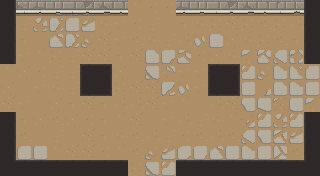

A level layout from a 2D game, rendered from its tile map. Below: a short description, then the map file with its tile-grid data intact:
An orthogonal 20x11 tile map with 16x16 px tiles, 6 tile layers (ground, dressing, decor, walls, ...), 3 tilesets and 12 objects (6x PROP, 5x ENTRY, CHEST).

<map version="1.10" tiledversion="1.10.2" orientation="orthogonal" renderorder="right-down" width="20" height="11" tilewidth="16" tileheight="16" infinite="0" nextlayerid="8" nextobjectid="13">
 <tileset firstgid="1" name="wall" tilewidth="16" tileheight="16" tilecount="176" columns="11">
  <image source="../../../gfx/tiles/crypt/walls_floor.png" width="176" height="256" />
 </tileset>
 <tileset firstgid="177" name="slabs" tilewidth="16" tileheight="16" tilecount="207" columns="9">
  <image source="../../../gfx/tiles/crypt/slabs.png" width="144" height="368" />
 </tileset>
 <tileset firstgid="384" name="objects" tilewidth="16" tileheight="16" tilecount="384" columns="24">
  <image source="../../../gfx/tiles/crypt/objects.png" width="384" height="256" />
 </tileset>
 <layer id="1" name="ground" width="20" height="11">
  <data encoding="csv">
374,379,153,335,380,366,156,163,161,160,160,157,162,157,164,163,156,158,162,157,
380,156,363,366,340,376,152,164,160,156,162,153,152,157,163,157,159,157,151,159,
331,153,162,361,371,373,163,164,159,152,156,151,367,339,158,152,157,159,153,156,
156,164,161,157,156,163,163,153,163,341,342,362,160,158,152,372,353,369,383,364,
161,158,160,156,156,151,153,158,162,348,365,164,164,160,163,368,373,343,375,344,
158,162,164,152,156,156,163,157,163,163,380,367,164,160,164,345,381,341,343,345,
163,164,162,158,153,163,153,151,151,163,164,161,162,151,163,359,335,364,338,372,
156,153,158,159,158,160,153,161,163,162,164,151,156,152,161,374,368,363,368,353,
153,159,162,156,162,163,153,152,159,151,156,160,159,151,159,369,359,356,376,334,
164,340,334,161,163,163,160,161,159,373,376,347,337,361,334,343,345,352,159,157,
377,378,159,162,161,164,158,163,157,348,368,371,352,344,367,369,358,358,158,157
</data>
 </layer>
 <layer id="2" name="dressing" width="20" height="11">
  <data encoding="csv">
0,0,0,0,0,0,0,0,0,0,0,0,0,0,0,0,0,0,0,0,
0,0,0,0,0,0,0,0,0,0,0,0,0,0,0,0,0,0,0,0,
0,0,0,0,0,0,0,0,0,0,0,0,0,0,0,0,0,0,0,0,
0,0,0,0,0,0,0,0,0,0,0,0,0,0,0,0,0,0,0,0,
0,0,0,0,0,0,0,0,0,0,0,0,0,0,0,0,0,0,0,0,
0,0,0,0,0,0,0,0,0,0,0,0,0,0,0,0,0,0,0,0,
0,0,0,0,0,0,0,0,0,0,0,0,0,0,0,0,0,0,0,0,
0,0,0,0,0,0,0,0,0,0,0,0,0,0,0,0,0,0,0,0,
0,0,0,0,0,0,0,0,0,0,0,0,0,0,0,0,0,0,0,0,
0,0,0,0,0,0,0,0,0,0,0,0,0,0,0,0,0,0,0,0,
0,0,0,0,0,0,0,0,0,0,0,0,0,0,0,0,0,0,0,0
</data>
 </layer>
 <layer id="3" name="decor" width="20" height="11">
  <data encoding="csv">
0,0,0,0,0,0,0,0,0,0,0,0,0,0,0,0,0,0,0,0,
0,0,0,0,0,0,0,0,0,0,0,0,0,0,0,0,0,0,0,0,
0,0,0,0,0,0,0,0,0,0,0,0,0,0,0,0,0,0,0,0,
0,0,0,0,0,0,0,0,0,0,0,0,0,0,0,0,0,0,0,0,
0,0,0,0,0,0,0,0,0,0,0,0,0,0,0,0,0,0,0,0,
0,0,0,0,0,0,0,0,0,0,0,0,0,0,0,0,0,0,0,0,
0,0,0,0,0,0,0,0,0,0,0,0,0,0,0,0,0,0,0,0,
0,0,0,0,0,0,0,0,0,0,0,0,0,0,0,0,0,0,0,0,
0,0,0,0,0,0,0,0,0,0,0,0,0,0,0,0,0,0,0,0,
0,0,0,0,0,0,0,0,0,0,0,0,0,0,0,0,0,0,0,0,
0,0,0,0,0,0,0,0,0,0,0,0,0,0,0,0,0,0,0,0
</data>
 </layer>
 <layer id="4" name="walls" width="20" height="11">
  <data encoding="csv">
123,196,197,198,199,200,201,202,0,0,0,197,198,199,200,201,202,203,195,125,
123,0,0,0,0,0,0,0,0,0,0,0,0,0,0,0,0,0,0,125,
123,0,0,0,0,0,0,0,0,0,0,0,0,0,0,0,0,0,0,125,
123,0,0,0,0,0,0,0,0,0,0,0,0,0,0,0,0,0,0,125,
0,0,0,0,0,0,0,0,0,0,0,0,0,0,0,0,0,0,0,0,
0,0,0,0,0,0,0,0,0,0,0,0,0,0,0,0,0,0,0,0,
0,0,0,0,0,0,0,0,0,0,0,0,0,0,0,0,0,0,0,0,
123,0,0,0,0,0,0,0,0,0,0,0,0,0,0,0,0,0,0,125,
123,0,0,0,0,0,0,0,0,0,0,0,0,0,0,0,0,0,0,125,
123,0,0,0,0,0,0,0,0,0,0,0,0,0,0,0,0,0,0,125,
134,135,135,135,135,135,135,135,0,0,0,135,135,135,135,135,135,135,135,136
</data>
 </layer>
 <layer id="5" name="props" width="20" height="11">
  <data encoding="csv">
0,0,0,0,0,0,0,0,0,0,0,0,0,0,0,0,0,0,0,0,
0,0,0,0,0,0,0,0,0,0,0,0,0,0,0,0,0,0,0,0,
0,0,0,0,0,0,0,0,0,0,0,0,0,0,0,0,0,0,0,0,
0,0,0,0,0,0,0,0,0,0,0,0,0,0,0,0,0,0,0,0,
0,0,0,0,0,126,127,0,0,0,0,0,0,126,127,0,0,0,0,0,
0,0,0,0,0,137,138,0,0,0,0,0,0,137,138,0,0,0,0,0,
0,0,0,0,0,0,0,0,0,0,0,0,0,0,0,0,0,0,0,0,
0,0,0,0,0,0,0,0,0,0,0,0,0,0,0,0,0,0,0,0,
0,0,0,0,0,0,0,0,0,0,0,0,0,0,0,0,0,0,0,0,
0,0,0,0,0,0,0,0,0,0,0,0,0,0,0,0,0,0,0,0,
0,0,0,0,0,0,0,0,0,0,0,0,0,0,0,0,0,0,0,0
</data>
 </layer>
 <layer id="6" name="overhead" width="20" height="11">
  <data encoding="csv">
0,0,0,0,0,0,0,0,0,0,0,0,0,0,0,0,0,0,0,0,
0,0,0,0,0,0,0,0,0,0,0,0,0,0,0,0,0,0,0,0,
0,0,0,0,0,0,0,0,0,0,0,0,0,0,0,0,0,0,0,0,
0,0,0,0,0,0,0,0,0,0,0,0,0,0,0,0,0,0,0,0,
0,0,0,0,0,0,0,0,0,0,0,0,0,0,0,0,0,0,0,0,
0,0,0,0,0,0,0,0,0,0,0,0,0,0,0,0,0,0,0,0,
0,0,0,0,0,0,0,0,0,0,0,0,0,0,0,0,0,0,0,0,
0,0,0,0,0,0,0,0,0,0,0,0,0,0,0,0,0,0,0,0,
0,0,0,0,0,0,0,0,0,0,0,0,0,0,0,0,0,0,0,0,
0,0,0,0,0,0,0,0,0,0,0,0,0,0,0,0,0,0,0,0,
0,0,0,0,0,0,0,0,0,0,0,0,0,0,0,0,0,0,0,0
</data>
 </layer>
 <objectgroup id="7" name="spawns">
  <object id="1" name="UP" type="ENTRY" x="152" y="24" />
  <object id="2" name="DOWN" type="ENTRY" x="152" y="152" />
  <object id="3" name="LEFT" type="ENTRY" x="24" y="88" />
  <object id="4" name="RIGHT" type="ENTRY" x="296" y="88" />
  <object id="5" name="" type="ENTRY" x="168" y="88" />
  <object id="6" name="locked" type="CHEST" x="152" y="88" />
  <object id="7" name="torch" type="PROP" x="56" y="168" />
  <object id="8" name="torch" type="PROP" x="264" y="168" />
  <object id="9" name="torch" type="PROP" x="8" y="136" />
  <object id="10" name="torch" type="PROP" x="312" y="136" />
  <object id="11" name="banner" type="PROP" x="120" y="168" />
  <object id="12" name="banner" type="PROP" x="200" y="168" />
 </objectgroup>
</map>
